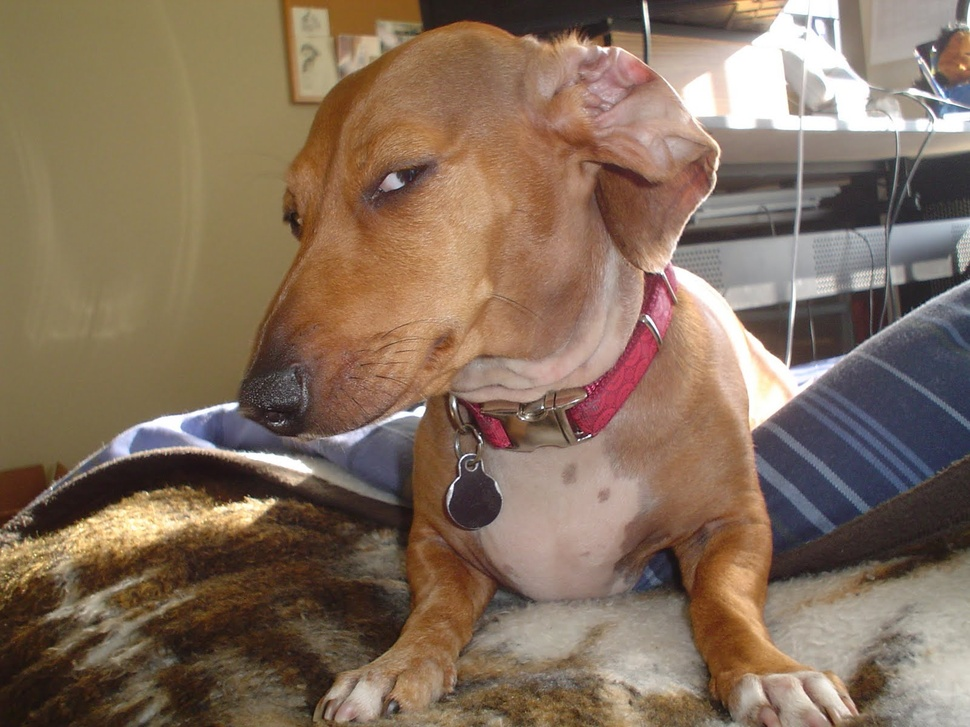
#> input picture cnn/dataset/stego/placeholder.jpg, 970 x 727 px, shrunk from 1600 x 1200 before the run
$ python -i high_pass_residual.py   (imports and definitions only)
#> lines starting #> are read from the running program, lines starting #| are printed output that depends on the picture
import numpy as np
import cv2
import matplotlib.pyplot as plt
from scipy.ndimage import convolve, uniform_filter


class HighPassResidualSteganalysis:
    def __init__(self, window_size=8):
        """
        window_size: size of the sliding window for local variance
        """
        self.window_size = window_size

        # Common steganalysis high-pass filter (Laplacian-like)
        self.kernel = np.array([
            [-1, -1, -1],
            [-1,  8, -1],
            [-1, -1, -1]
        ], dtype=np.float32)

    def load_image(self, path):
        """
        Loads the image as grayscale float32 [0..255]
        """
#> called with path = '../cnn/dataset/stego/placeholder.jpg'
        img = cv2.imread(path, cv2.IMREAD_GRAYSCALE)
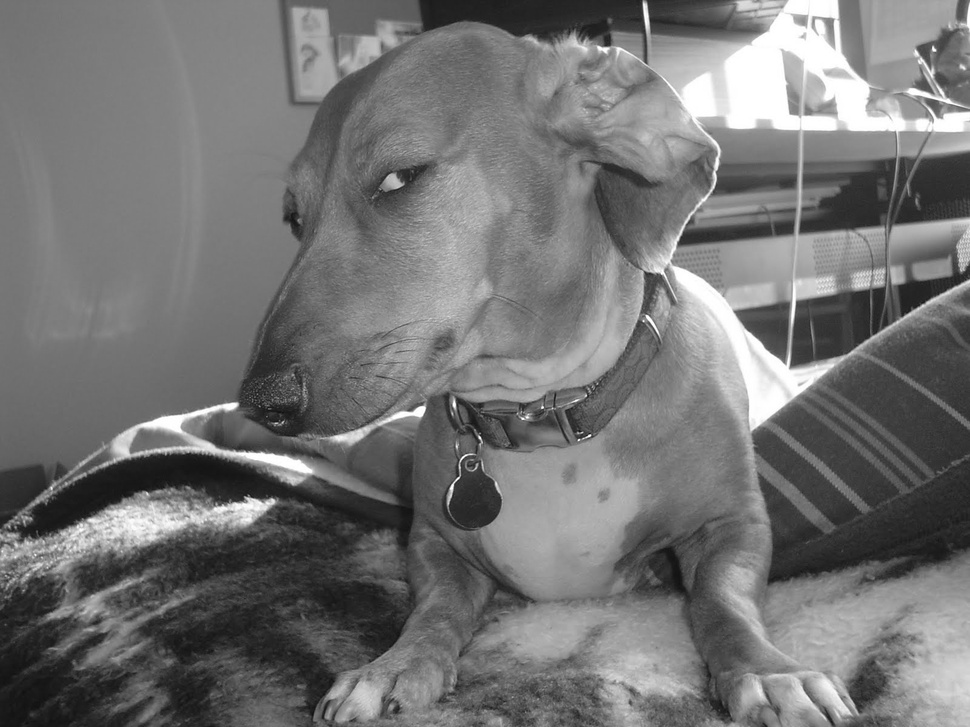
#> img: shape (727, 970); min 15, max 255, mean 115.2
        if img is None:
            raise FileNotFoundError(f"Could not load image: {path}")
        return img.astype(np.float32)

    def compute_residual(self, img):
        """
        Apply high-pass filter to obtain noise residual
        """
        residual = convolve(img, self.kernel, mode='reflect')
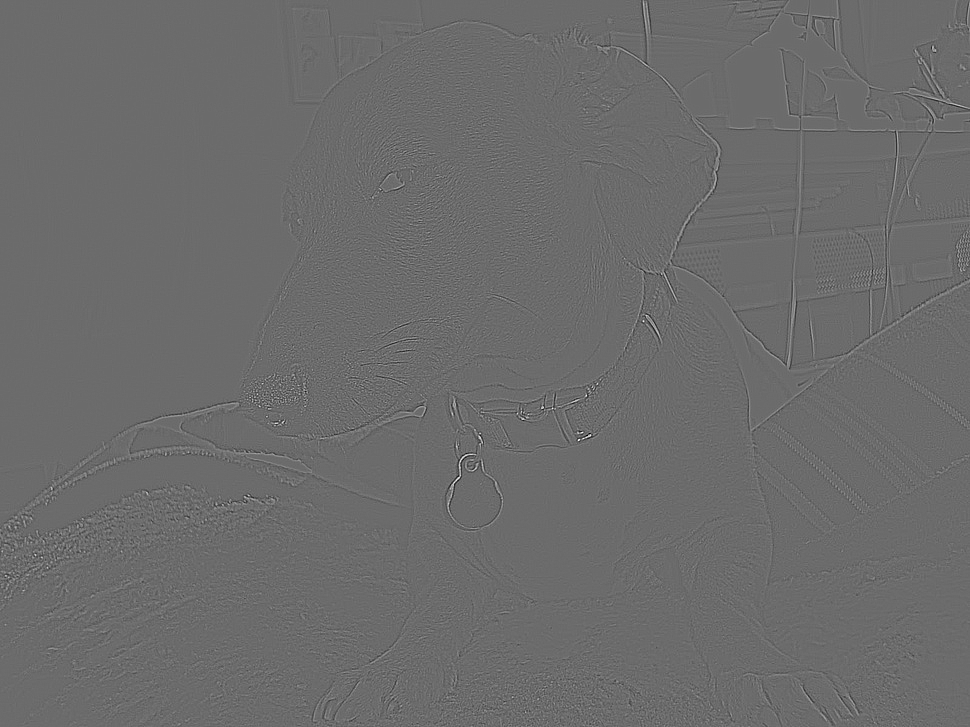
#> residual: shape (727, 970) float32; min -576, max 785, mean 0; drawn with min black and max white
        return residual

    def local_variance(self, residual):
        """
        Compute local variance using the sliding window
        var = E[x^2] - (E[x])^2
        """
        w = self.window_size

        mean = uniform_filter(residual, size=w)
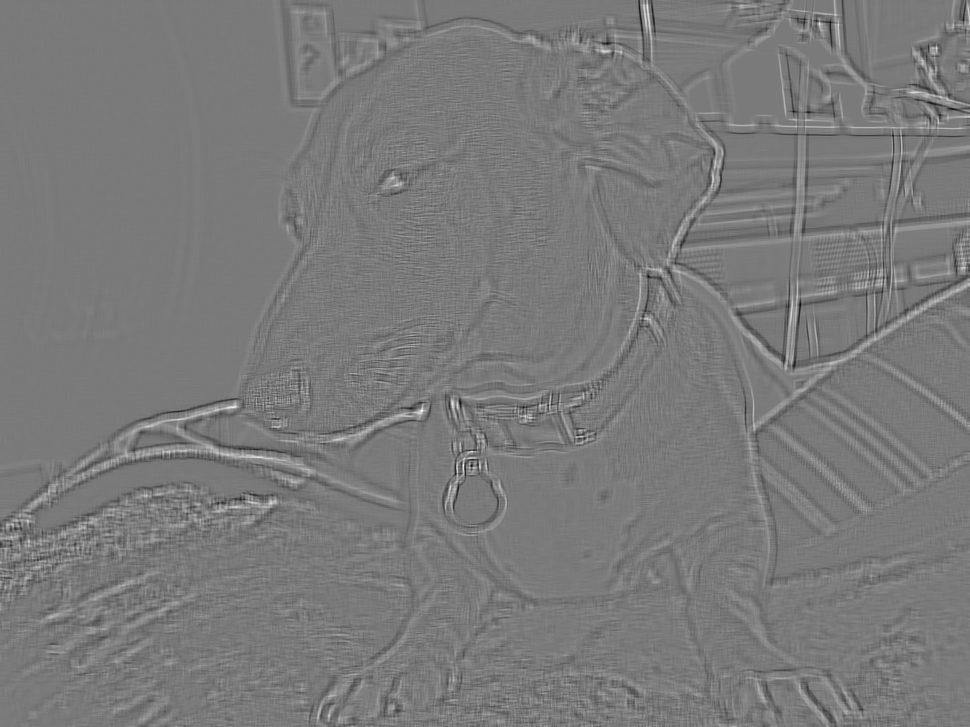
#> mean: shape (727, 970) float32; min -54.52, max 59.23, mean 0; drawn with min black and max white
        mean_sq = uniform_filter(residual**2, size=w)
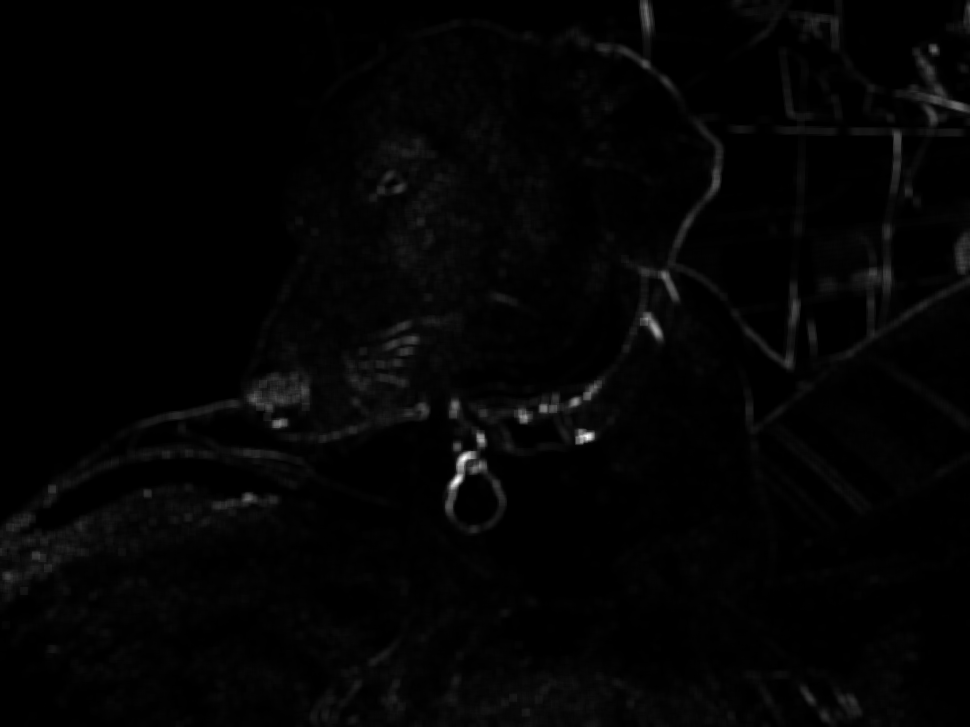
#> mean_sq: shape (727, 970) float32; min 0, max 91988.1, mean 1518.1; drawn with min black and max white

        variance = mean_sq - mean**2
        return variance

    def normalize(self, arr):
        """
        Normalize to 0..1 for visualization
        """
        arr = arr - arr.min()
        if arr.max() > 0:
            arr = arr / arr.max()
        return arr

    def stego_confidence(self, var_map):
        """
        Returns stego likelihood in [0,1]
        """
        mean_v = np.mean(var_map)
#> mean_v = 1497
        std_v  = np.std(var_map)
#> std_v = 3300.4
        tail_ratio = np.mean(var_map > 2 * mean_v)
#> tail_ratio = 0.122

        # Normalization (empirical but stable)
        mean_n = np.clip((mean_v - 5) / 15, 0, 1)
#> mean_n = 1
        std_n  = np.clip(std_v / 20, 0, 1)
#> std_n = 1

        confidence = 0.5 * tail_ratio + 0.3 * mean_n + 0.2 * std_n
#> confidence = 0.561
        return float(np.clip(confidence, 0, 1))

    def analyze(self, img_path):
        """
        Full pipeline:
        - load
        - residual
        - variance map
        - normalized heatmap
        """
        img = self.load_image(img_path)
        residual = self.compute_residual(img)
        var_map = self.local_variance(residual)
        confidence_score = self.stego_confidence(var_map)
#> confidence_score = 0.561
        heatmap = self.normalize(var_map)
        return confidence_score, residual, var_map, heatmap

    def make_figure(self, img, residual, var_map, heatmap, cmap="inferno"):
        fig = plt.figure(figsize=(14, 10))

        ax1 = fig.add_subplot(2, 2, 1)
        ax1.set_title("Original Image")
        ax1.imshow(img, cmap="gray")
        ax1.axis("off")

        ax2 = fig.add_subplot(2, 2, 2)
        ax2.set_title("High-Pass Noise Residual")
        ax2.imshow(residual, cmap="gray")
        ax2.axis("off")

        ax3 = fig.add_subplot(2, 2, 3)
        ax3.set_title("Local Residual Variance")
        ax3.imshow(var_map, cmap="gray")
        ax3.axis("off")

        ax4 = fig.add_subplot(2, 2, 4)
        ax4.set_title("Suspicion Heatmap Overlay")
        ax4.imshow(img, cmap="gray")
        ax4.imshow(heatmap, cmap=cmap, alpha=0.6)
        ax4.axis("off")

        fig.tight_layout()
        return fig

>>> result = HighPassResidualSteganalysis().analyze('../cnn/dataset/stego/placeholder.jpg')
